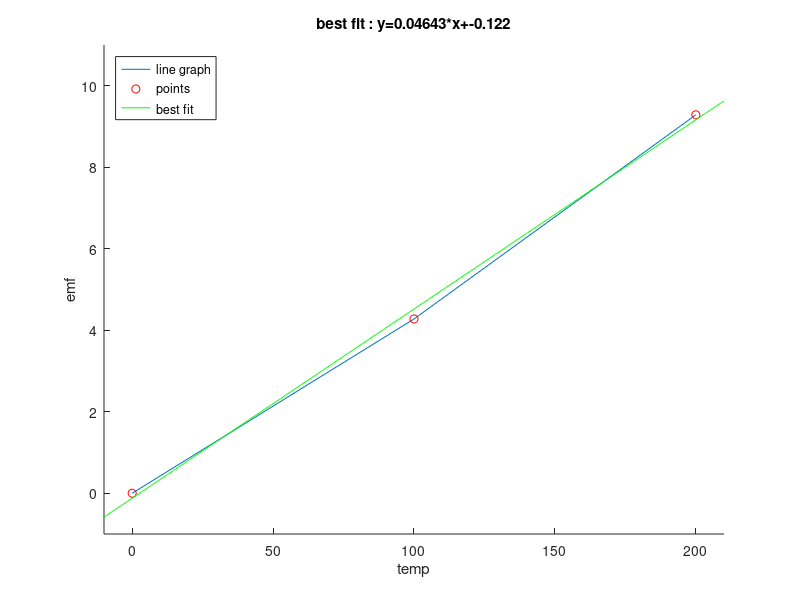

Source code (MATLAB):
% The e.m.f. at 0C is 0 mV, at 100C it is 4.277 mV and at 200C it is 9.286 mV.

temp = [0 100 200];
emf = [0 4.277 9.286];

fit = polyfit( temp, emf, 1);
dimensions = [-10 210 -1 11];
syms = char('*x+');

hold on
t = plot(temp, emf);
p = plot(temp, emf,'or');
temp = strcat(num2str(fit(1)),syms,num2str(fit(2)));
h = ezplot(temp,dimensions );
set(h,'Color','g');
axis(dimensions );
xlabel('temp');
ylabel('emf');
legend('line graph', 'points', 'best fit','Location','NorthWest');
title(strcat('best fit : y= ', temp));

